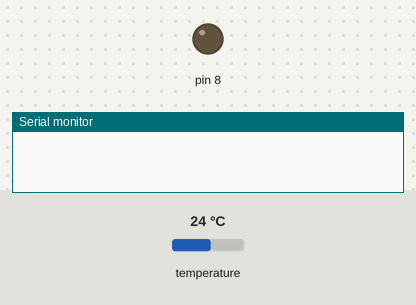
This sketch was run on a simulated Arduino Uno, built with avr-gcc and run on an emulated ATmega328P. On the bench: output pins drawn as LEDs (lit = HIGH), the last lines printed to the serial monitor. The inputs (shaded band) are chosen by the test bench; at power-on: temperature 24 °C.

Above: at 0.1 s.
At 0.8 s:
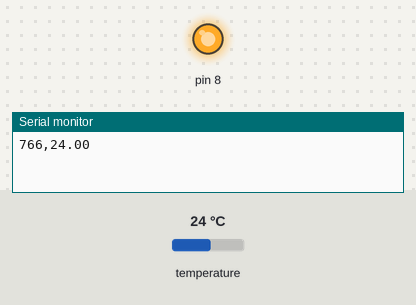
Timing chart, 0 to 2.3 s (numbered marks = the images above):
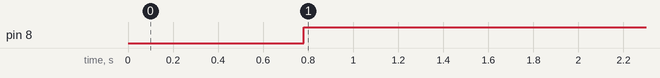

The sketch:

THRESHTEMP.ino
```cpp
#include <OneWire.h>
#include <DallasTemperature.h>
boolean state;
OneWire oneWire(2);
DallasTemperature sensors(&oneWire);

void setup() {
pinMode(8, OUTPUT);
Serial.begin(9600);
sensors.begin();
}

void loop() {
  sensors.requestTemperatures();
  Serial.print(millis());
  Serial.print(",");
  float temp = sensors.getTempCByIndex(0);
  Serial.print(temp);
  Serial.print('\n');
  if (temp > 80.5 && state == HIGH){
   digitalWrite(8, LOW);
   state == LOW;
  }
  else if(temp < 79.5 && state == LOW){
    digitalWrite(8, HIGH);
    state == HIGH;
  }
  else if(temp<80.5 && temp>79.5 && state == HIGH){
    digitalWrite(8, HIGH);
    state == HIGH;
    }
  else if(temp<80.5 && temp>79.5 && state == LOW){
    digitalWrite(8, LOW);
    state == LOW;
    }
  delay(1000);

}
```

Measured:
- by itself, pin 8: LOW → HIGH at 0.78 s
